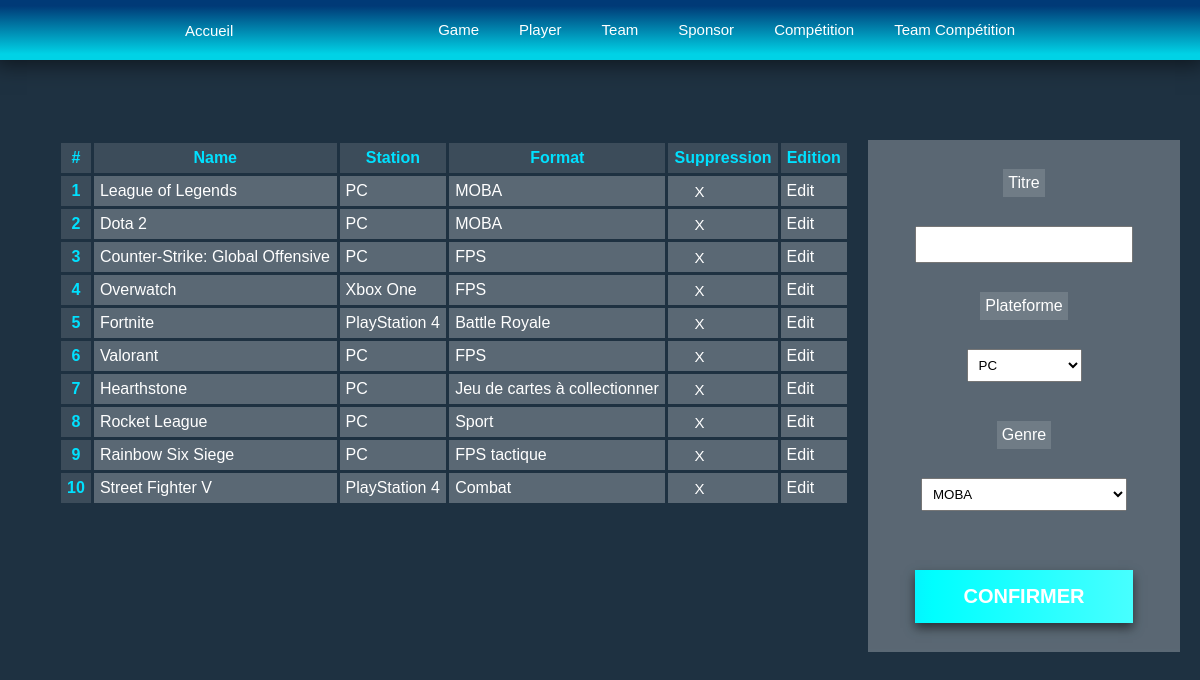
/components/game.php, run on the app's committed database.
### tables this page shows
CREATE TABLE IF NOT EXISTS `Game`(
    id INTEGER NOT NULL AUTO_INCREMENT,
    name VARCHAR(50) NOT NULL,
    station VARCHAR(50) NOT NULL,
    format VARCHAR(80) NOT NULL,
    PRIMARY KEY (id)
);

### src/components/managers/DBManager.example.php (called while the page is built, shortened)
<!-- <?php
    class DBManager {
        private $mysql;
        public function __construct() {
            try {
                $this->mysql = new PDO(
                    'mysql:host=localhost;dbname=database;charset=utf8',
                    'mysql_username',
                    'mysql_password'
                );
            }catch(PDOException $e){
                die("Error: " .  $e->getMessage());
            }
        }
        public function getConnection() {
            return $this->mysql;
        }
    }
?> -->

### src/components/managers/GameManager.php (called while the page is built, shortened)
<?php
    class GameManager extends DBManager {
        public function getAllGames() {
            $prepare = $this->getConnection()->query("SELECT * FROM `Game`");
            $games = [];
            foreach ($prepare as $gameData) {
                $game = new Game();
                $game->setID($gameData["id"]);
                $game->setName($gameData["name"]);
                $game->setStation($gameData["station"]);
                $game->setFormat($gameData["format"]);
                $games[] = $game;
            }
            return $games;
        }
        public function getAllStations(){
            $prepare = $this->getConnection()->query("SELECT DISTINCT station FROM `Game`");
            $stations = [];
            foreach ($prepare as $key => $value) {
                $stations[] = $value;
            }
            return $stations;
        }
        public function getAllFormats(){
            $prepare = $this->getConnection()->query("SELECT DISTINCT format FROM `Game`");
            $stations = [];
            foreach ($prepare as $key => $value) {
                $stations[] = $value;
            }
            return $stations;
        }
    }
?>

### src/components/classes/gameC.php (called while the page is built)
<?php
    class Game {
        private $id;
        private $name;
        private $station;
        private $format;
        public function getID() {
            return $this->id;
        }
        public function setID(int $id){
            $this->id = $id;
        }
        public function getName() {
            return $this->name;
        }
        public function setName(string $name) {
            $this->name = $name;
        }
        public function getStation() {
            return $this->station;
        }
        public function setStation(string $station) {
            $this->station = $station;
        }
        public function getFormat() {
            return $this->format;
        }
        public function setFormat(string $format) {
            $this->format = $format;
        }
    }
?>

### src/components/game.php (the view, shortened to what this page needs)
<?php
    require_once("./navbar.php");
    $manager = new GameManager();
?>
<link rel="stylesheet" href="../style.css">
<main>
    <table>
        <tr>
            <th>#</th>
            <th>Name</th>
            <th>Station</th>
            <th>Format</th>
            <th>Suppression</th>
            <th>Edition</th>
        </tr>
        <?php
            $statement = $manager->getAllGames();
            foreach ($statement as $key => $value) {
                echo("<tr>");
                echo("<th>" . $value->getID() . "</th>");
                echo("<td>" . $value->getName() . "</td>");
                echo("<td>" . $value->getStation() . "</td>");
                echo("<td>" . $value->getFormat() . "</td>");
                echo("<td>" . "<a href='/components/game.php?delete=" . $value->getID() . "'>X</a>" . "</td>");
                echo("<td>" . "Edit" . "</td>");
                echo("</tr>");
            }
        ?>
    </table>
    <form action="/components/game.php" method="post">
        <label for="name">Titre</label>
        <input type="text" name="name" id="name">
        <label for="station">Plateforme</label>
        <select name="station" id="">
            <?php
                $statement = $manager->getAllStations();
                foreach ($statement as $key => $value) {
                    echo("<option name='" . $value["station"] . "'>" . $value["station"] . "</option>");
                }
            ?>
        </select>
        <label for="format">Genre</label>
        <select name="format" id="">
            <?php
                $statement = $manager->getAllFormats();
                foreach ($statement as $key => $value) {
                    echo("<option name='" . $value["format"] . "'>" . $value["format"] . "</option>");
                }
            ?>
        </select>
        <input type="submit" value="Confirmer">
    </form>
</main>

### src/components/navbar.php
<header class="header">
    <button class="accueilBtn"><a href="../">Accueil</a></button>
    <nav class="navbar">
        <ul>
            <li id="game"><a href="/components/game.php">Game</a></li>
            <li id="player"><a href="/components/player.php">Player</a></li>
            <li id="team"><a href="/components/team.php">Team</a></li>
            <li id="sponsor"><a href="/components/sponsor.php">Sponsor</a></li>
            <li id="competition"><a href="/components/competition.php">Compétition</a></li>
            <li id="team_competition"><a href="/components/team_competition.php">Team Compétition</a></li>
        </ul>
    </nav>
</header>

### src/style.css (style rules this page uses)
* { margin: 0; padding: 0; scroll-behavior: smooth; }
.header { width: 100%; height: 60px; background: linear-gradient(rgb(0, 58, 119)10%, rgb(0, 210, 230)90%); box-shadow: 0px 0px 20px 5px #00000088; display: flex; justify-content: space-evenly; align-items: center; }
.accueilBtn { border: none; background: none; }
a, .accueilBtn { font-family: sans-serif; font-weight: 500; font-size: 15px; color: white; text-decoration: none; }
a { padding: 45px 20px 20px 20px; }
li { padding: 20px 0px; cursor: pointer; transition: 0.3s; }
.accueilBtn { padding: 20px 0px; cursor: pointer; transition: 0.3s; }
ul { display: flex; align-items: center; }
li { list-style-type: none; }

### src/main.css (style rules this page uses)
main { padding-top: 80px; display: flex; justify-content: space-evenly; }
main form { background-color: #ffffff44; height: 512px; width: 26%; display: flex; flex-direction: column; align-items: center; justify-content: space-evenly; position: fixed; right: 0; }
main form input[type="text"] { margin-bottom: -10px; outline: none; }
main form input[type="submit"] { background-image: linear-gradient( 90deg, blue, rgb(45, 118, 255), rgb(0, 255, 255), rgb(95, 255, 255) ); background-position-x: -515px; background-repeat: no-repeat; background-size: 800px; color: #FFFFFF; border: none; transition: background-position-x ease-out 800ms, border-radius linear 300ms, letter-spacing 0.5s; }
main form input { width: 70%; font-size: 20px; padding: 5px 0; }

### src/table.css (style rules this page uses)
table { width: 66%; margin-left: 20px; color: white; font-family: sans-serif; font-weight: 500; border-spacing: 3px; height: 80%; margin-right: 26%; }
th, td { padding: 6px; text-align: left; background-color: #ffffff44; }
th { background-color: #ffffff22; font-weight: bold; color: rgb(0, 225, 255); text-align: center; }
form { margin-right: 20px; width: 200px; height: 500px; display: flex; flex-direction: column; justify-content: center; gap: 10px; }
label { color: white; font-family: sans-serif; margin-bottom: -10px; background-color: #ffffff22; padding: 5px; }
input, select { padding: 7px; }
input[type="submit"] { background: linear-gradient(to top, rgb(0, 90, 236), rgb(0, 176, 240)); padding: 15px; border: none; box-shadow: 0px 5px 10px 0px #00000088,0px -10px 10px -5px #00000000, inset 0px -20px 20px #00000000; cursor: pointer; color: white; margin-top: 20px; background: linear-gradient(to top, rgb(0, 69, 181), rgb(0, 176, 240)); font-weight: 900; text-transform: uppercase; letter-spacing: 0px; transition: all 0.5s; }

### data on the page
game: id "1", name "League of Legends", station "PC", format "MOBA"
game: id "2", name "Dota 2", station "PC", format "MOBA"
game: id "3", name "Counter-Strike: Global Offensive", station "PC", format "FPS"
game: id "4", name "Overwatch", station "Xbox One", format "FPS"
game: id "5", name "Fortnite", station "PlayStation 4", format "Battle Royale"
game: id "6", name "Valorant", station "PC", format "FPS"
game: id "7", name "Hearthstone", station "PC", format "Jeu de cartes à collectionner"
game: id "8", name "Rocket League", station "PC", format "Sport"
game: id "9", name "Rainbow Six Siege", station "PC", format "FPS tactique"
game: id "10", name "Street Fighter V", station "PlayStation 4", format "Combat"

### other printed values
form field station "PC"
form field format "MOBA"
